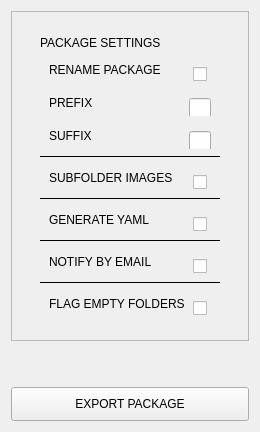
            <widget class="QWidget" name="widget_columnRight" native="true">
             <property name="minimumSize">
              <size>
               <width>250</width>
               <height>0</height>
              </size>
             </property>
             <property name="maximumSize">
              <size>
               <width>260</width>
               <height>16777215</height>
              </size>
             </property>
             <layout class="QVBoxLayout" name="verticalLayout_5">
              <item>
               <layout class="QVBoxLayout" name="verticalLayout_2">
                <property name="spacing">
                 <number>6</number>
                </property>
                <item>
                 <widget class="QFrame" name="frame_packageSettings">
                  <property name="sizePolicy">
                   <sizepolicy hsizetype="Expanding" vsizetype="Preferred">
                    <horstretch>0</horstretch>
                    <verstretch>0</verstretch>
                   </sizepolicy>
                  </property>
                  <property name="minimumSize">
                   <size>
                    <width>0</width>
                    <height>300</height>
                   </size>
                  </property>
                  <property name="maximumSize">
                   <size>
                    <width>16777215</width>
                    <height>330</height>
                   </size>
                  </property>
                  <property name="frameShape">
                   <enum>QFrame::StyledPanel</enum>
                  </property>
                  <property name="frameShadow">
                   <enum>QFrame::Raised</enum>
                  </property>
                  <layout class="QVBoxLayout" name="verticalLayout_7">
                   <property name="spacing">
                    <number>5</number>
                   </property>
                   <property name="leftMargin">
                    <number>14</number>
                   </property>
                   <property name="topMargin">
                    <number>12</number>
                   </property>
                   <property name="rightMargin">
                    <number>14</number>
                   </property>
                   <property name="bottomMargin">
                    <number>12</number>
                   </property>
                   <item>
                    <layout class="QVBoxLayout" name="verticalLayout_6">
                     <property name="spacing">
                      <number>6</number>
                     </property>
                     <property name="leftMargin">
                      <number>14</number>
                     </property>
                     <property name="topMargin">
                      <number>12</number>
                     </property>
                     <property name="rightMargin">
                      <number>14</number>
                     </property>
                     <property name="bottomMargin">
                      <number>12</number>
                     </property>
                     <item>
                      <widget class="QLabel" name="heading_packageSettings">
                       <property name="text">
                        <string>PACKAGE SETTINGS</string>
                       </property>
                      </widget>
                     </item>
                     <item>
                      <widget class="QWidget" name="widget_row_renamePackage" native="true">
                       <property name="minimumSize">
                        <size>
                         <width>0</width>
                         <height>0</height>
                        </size>
                       </property>
                       <layout class="QHBoxLayout" name="horizontalLayout_29">
                        <item>
                         <layout class="QHBoxLayout" name="horizontalLayout_28">
                          <property name="spacing">
                           <number>6</number>
                          </property>
                          <item>
                           <widget class="QLabel" name="label_renamePackage">
                            <property name="minimumSize">
                             <size>
                              <width>160</width>
                              <height>0</height>
                             </size>
                            </property>
                            <property name="maximumSize">
                             <size>
                              <width>160</width>
                              <height>16777215</height>
                             </size>
                            </property>
                            <property name="text">
                             <string>RENAME PACKAGE</string>
                            </property>
                           </widget>
                          </item>
                          <item>
                           <spacer name="horizontalSpacer_6">
                            <property name="orientation">
                             <enum>Qt::Horizontal</enum>
                            </property>
                            <property name="sizeHint" stdset="0">
                             <size>
                              <width>40</width>
                              <height>20</height>
                             </size>
                            </property>
                           </spacer>
                          </item>
                          <item>
                           <widget class="QCheckBox" name="chk_renamePackage">
                            <property name="minimumSize">
                             <size>
                              <width>18</width>
                              <height>18</height>
                             </size>
                            </property>
                            <property name="maximumSize">
                             <size>
                              <width>18</width>
                              <height>18</height>
                             </size>
                            </property>
                            <property name="text">
                             <string/>
                            </property>
                           </widget>
                          </item>
                         </layout>
                        </item>
                       </layout>
                      </widget>
                     </item>
                     <item>
                      <widget class="QWidget" name="widget_prefixRow" native="true">
                       <property name="sizePolicy">
                        <sizepolicy hsizetype="Expanding" vsizetype="Preferred">
                         <horstretch>0</horstretch>
                         <verstretch>0</verstretch>
                        </sizepolicy>
                       </property>
                       <layout class="QHBoxLayout" name="horizontalLayout_8">
                        <item>
                         <layout class="QHBoxLayout" name="horizontalLayout_7">
                          <property name="spacing">
                           <number>6</number>
                          </property>
                          <item>
                           <widget class="QLabel" name="label_prefix">
                            <property name="minimumSize">
                             <size>
                              <width>160</width>
                              <height>0</height>
                             </size>
                            </property>
                            <property name="maximumSize">
                             <size>
                              <width>160</width>
                              <height>16777215</height>
                             </size>
                            </property>
                            <property name="text">
                             <string>PREFIX</string>
                            </property>
                           </widget>
                          </item>
                          <item>
                           <spacer name="horizontalSpacer_7">
                            <property name="orientation">
                             <enum>Qt::Horizontal</enum>
                            </property>
                            <property name="sizeHint" stdset="0">
                             <size>
                              <width>40</width>
                              <height>20</height>
                             </size>
                            </property>
                           </spacer>
                          </item>
                          <item>
                           <widget class="QLineEdit" name="input_prefix">
                            <property name="minimumSize">
                             <size>
                              <width>0</width>
                              <height>28</height>
                             </size>
                            </property>
                            <property name="maximumSize">
                             <size>
                              <width>150</width>
                              <height>32</height>
                             </size>
                            </property>
                           </widget>
                          </item>
                         </layout>
                        </item>
                       </layout>
                      </widget>
                     </item>
                     <item>
                      <widget class="QWidget" name="widget_suffixRow" native="true">
                       <layout class="QHBoxLayout" name="horizontalLayout_19">
                        <item>
                         <layout class="QHBoxLayout" name="horizontalLayout_9">
                          <property name="spacing">
                           <number>6</number>
                          </property>
                          <item>
                           <widget class="QLabel" name="label_suffix">
                            <property name="minimumSize">
                             <size>
                              <width>160</width>
                              <height>0</height>
                             </size>
                            </property>
                            <property name="maximumSize">
                             <size>
                              <width>160</width>
                              <height>16777215</height>
                             </size>
                            </property>
                            <property name="text">
                             <string>SUFFIX</string>
                            </property>
                           </widget>
                          </item>
                          <item>
                           <spacer name="horizontalSpacer_8">
                            <property name="orientation">
                             <enum>Qt::Horizontal</enum>
                            </property>
                            <property name="sizeHint" stdset="0">
                             <size>
                              <width>40</width>
                              <height>20</height>
                             </size>
                            </property>
                           </spacer>
                          </item>
                          <item>
                           <widget class="QLineEdit" name="input_suffix">
                            <property name="minimumSize">
                             <size>
                              <width>0</width>
                              <height>28</height>
                             </size>
                            </property>
                            <property name="maximumSize">
                             <size>
                              <width>150</width>
                              <height>32</height>
                             </size>
                            </property>
                           </widget>
                          </item>
                         </layout>
                        </item>
                       </layout>
                      </widget>
                     </item>
                     <item>
                      <widget class="QFrame" name="dividerLine01">
                       <property name="frameShape">
                        <enum>QFrame::HLine</enum>
                       </property>
                       <property name="frameShadow">
                        <enum>QFrame::Plain</enum>
                       </property>
                      </widget>
                     </item>
                     <item>
                      <widget class="QWidget" name="widget__row_subfolderImages" native="true">
                       <property name="minimumSize">
                        <size>
                         <width>0</width>
                         <height>0</height>
                        </size>
                       </property>
                       <layout class="QHBoxLayout" name="horizontalLayout_21">
                        <item>
                         <layout class="QHBoxLayout" name="horizontalLayout_20">
                          <property name="spacing">
                           <number>6</number>
                          </property>
                          <item>
                           <widget class="QLabel" name="label_subfolderImages">
                            <property name="minimumSize">
                             <size>
                              <width>160</width>
                              <height>0</height>
                             </size>
                            </property>
                            <property name="maximumSize">
                             <size>
                              <width>160</width>
                              <height>16777215</height>
                             </size>
                            </property>
                            <property name="text">
                             <string>SUBFOLDER IMAGES</string>
                            </property>
                           </widget>
                          </item>
                          <item>
                           <spacer name="horizontalSpacer_2">
                            <property name="orientation">
                             <enum>Qt::Horizontal</enum>
                            </property>
                            <property name="sizeHint" stdset="0">
                             <size>
                              <width>40</width>
                              <height>20</height>
                             </size>
                            </property>
                           </spacer>
                          </item>
                          <item>
                           <widget class="QCheckBox" name="chk_subfolderImages">
                            <property name="minimumSize">
                             <size>
                              <width>18</width>
                              <height>18</height>
                             </size>
                            </property>
                            <property name="maximumSize">
                             <size>
                              <width>18</width>
                              <height>18</height>
                             </size>
                            </property>
                            <property name="text">
                             <string/>
                            </property>
                           </widget>
                          </item>
                         </layout>
                        </item>
                       </layout>
                      </widget>
                     </item>
                     <item>
                      <widget class="QFrame" name="dividerLine02">
                       <property name="frameShape">
                        <enum>QFrame::HLine</enum>
                       </property>
                       <property name="frameShadow">
                        <enum>QFrame::Plain</enum>
                       </property>
                      </widget>
                     </item>
                     <item>
                      <widget class="QWidget" name="widget_row_generateYAML" native="true">
                       <property name="minimumSize">
                        <size>
                         <width>0</width>
                         <height>0</height>
                        </size>
                       </property>
                       <layout class="QHBoxLayout" name="horizontalLayout_23">
                        <item>
                         <layout class="QHBoxLayout" name="horizontalLayout_22">
                          <property name="spacing">
                           <number>6</number>
                          </property>
                          <item>
                           <widget class="QLabel" name="label">
                            <property name="minimumSize">
                             <size>
                              <width>160</width>
                              <height>0</height>
                             </size>
                            </property>
                            <property name="maximumSize">
                             <size>
                              <width>160</width>
                              <height>16777215</height>
                             </size>
                            </property>
                            <property name="text">
                             <string>GENERATE YAML</string>
                            </property>
                           </widget>
                          </item>
                          <item>
                           <spacer name="horizontalSpacer_3">
                            <property name="orientation">
                             <enum>Qt::Horizontal</enum>
                            </property>
                            <property name="sizeHint" stdset="0">
                             <size>
                              <width>40</width>
                              <height>20</height>
                             </size>
                            </property>
                           </spacer>
                          </item>
                          <item>
                           <widget class="QCheckBox" name="chk_generateYAML">
                            <property name="minimumSize">
                             <size>
                              <width>18</width>
                              <height>18</height>
                             </size>
                            </property>
                            <property name="maximumSize">
                             <size>
                              <width>18</width>
                              <height>18</height>
                             </size>
                            </property>
                            <property name="text">
                             <string/>
                            </property>
                           </widget>
                          </item>
                         </layout>
                        </item>
                       </layout>
                      </widget>
                     </item>
                     <item>
                      <widget class="QFrame" name="dividerLine03">
                       <property name="frameShape">
                        <enum>QFrame::HLine</enum>
                       </property>
                       <property name="frameShadow">
                        <enum>QFrame::Plain</enum>
                       </property>
                      </widget>
                     </item>
                     <item>
                      <widget class="QWidget" name="widget_row_notifyByEmail" native="true">
                       <property name="minimumSize">
                        <size>
                         <width>0</width>
                         <height>0</height>
                        </size>
                       </property>
                       <layout class="QHBoxLayout" name="horizontalLayout_25">
                        <item>
                         <layout class="QHBoxLayout" name="horizontalLayout_24">
                          <property name="spacing">
                           <number>6</number>
                          </property>
                          <item>
                           <widget class="QLabel" name="label_notifyByEmail">
                            <property name="minimumSize">
                             <size>
                              <width>160</width>
                              <height>0</height>
                             </size>
                            </property>
                            <property name="maximumSize">
                             <size>
                              <width>160</width>
                              <height>16777215</height>
                             </size>
                            </property>
                            <property name="text">
                             <string>NOTIFY BY EMAIL</string>
                            </property>
                           </widget>
                          </item>
                          <item>
                           <spacer name="horizontalSpacer_4">
                            <property name="orientation">
                             <enum>Qt::Horizontal</enum>
                            </property>
                            <property name="sizeHint" stdset="0">
                             <size>
                              <width>40</width>
                              <height>20</height>
                             </size>
                            </property>
                           </spacer>
                          </item>
                          <item>
                           <widget class="QCheckBox" name="chk_notifyByEmail">
                            <property name="minimumSize">
                             <size>
                              <width>18</width>
                              <height>18</height>
                             </size>
                            </property>
                            <property name="maximumSize">
                             <size>
                              <width>18</width>
                              <height>18</height>
                             </size>
                            </property>
                            <property name="text">
                             <string/>
                            </property>
                           </widget>
                          </item>
                         </layout>
                        </item>
                       </layout>
                      </widget>
                     </item>
                     <item>
                      <widget class="QFrame" name="dividerLine04">
                       <property name="frameShape">
                        <enum>QFrame::HLine</enum>
                       </property>
                       <property name="frameShadow">
                        <enum>QFrame::Plain</enum>
                       </property>
                      </widget>
                     </item>
                     <item>
                      <widget class="QWidget" name="widget_row_flagEmptyFolders" native="true">
                       <property name="minimumSize">
                        <size>
                         <width>0</width>
                         <height>0</height>
                        </size>
                       </property>
                       <layout class="QHBoxLayout" name="horizontalLayout_27">
                        <item>
                         <layout class="QHBoxLayout" name="horizontalLayout_26">
                          <property name="spacing">
                           <number>6</number>
                          </property>
                          <item>
                           <widget class="QLabel" name="label_2">
                            <property name="minimumSize">
                             <size>
                              <width>160</width>
                              <height>0</height>
                             </size>
                            </property>
                            <property name="maximumSize">
                             <size>
                              <width>160</width>
                              <height>16777215</height>
                             </size>
                            </property>
                            <property name="text">
                             <string>FLAG EMPTY FOLDERS</string>
                            </property>
                           </widget>
                          </item>
                          <item>
                           <spacer name="horizontalSpacer_5">
                            <property name="orientation">
                             <enum>Qt::Horizontal</enum>
                            </property>
                            <property name="sizeHint" stdset="0">
                             <size>
                              <width>40</width>
                              <height>20</height>
                             </size>
                            </property>
                           </spacer>
                          </item>
                          <item>
                           <widget class="QCheckBox" name="chk_flagEmptyFolders">
                            <property name="minimumSize">
                             <size>
                              <width>18</width>
                              <height>18</height>
                             </size>
                            </property>
                            <property name="maximumSize">
                             <size>
                              <width>18</width>
                              <height>18</height>
                             </size>
                            </property>
                            <property name="text">
                             <string/>
                            </property>
                           </widget>
                          </item>
                         </layout>
                        </item>
                       </layout>
                      </widget>
                     </item>
                    </layout>
                   </item>
                  </layout>
                 </widget>
                </item>
                <item>
                 <spacer name="verticalSpacer">
                  <property name="orientation">
                   <enum>Qt::Vertical</enum>
                  </property>
                  <property name="sizeHint" stdset="0">
                   <size>
                    <width>20</width>
                    <height>40</height>
                   </size>
                  </property>
                 </spacer>
                </item>
                <item>
                 <widget class="QPushButton" name="btn_export">
                  <property name="sizePolicy">
                   <sizepolicy hsizetype="Expanding" vsizetype="Fixed">
                    <horstretch>0</horstretch>
                    <verstretch>0</verstretch>
                   </sizepolicy>
                  </property>
                  <property name="minimumSize">
                   <size>
                    <width>0</width>
                    <height>34</height>
                   </size>
                  </property>
                  <property name="maximumSize">
                   <size>
                    <width>16777215</width>
                    <height>40</height>
                   </size>
                  </property>
                  <property name="text">
                   <string>EXPORT PACKAGE</string>
                  </property>
                 </widget>
                </item>
               </layout>
              </item>
             </layout>
            </widget>
